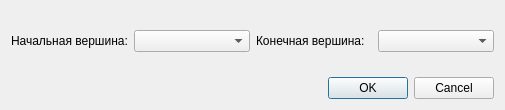
<?xml version="1.0" encoding="UTF-8"?>
<ui version="4.0">
 <class>delete_edge</class>
 <widget class="QDialog" name="delete_edge">
  <property name="geometry">
   <rect>
    <x>0</x>
    <y>0</y>
    <width>505</width>
    <height>110</height>
   </rect>
  </property>
  <property name="windowTitle">
   <string>Разъединить вершины</string>
  </property>
  <layout class="QVBoxLayout" name="verticalLayout">
   <item>
    <spacer name="verticalSpacer">
     <property name="orientation">
      <enum>Qt::Vertical</enum>
     </property>
     <property name="sizeHint" stdset="0">
      <size>
       <width>20</width>
       <height>40</height>
      </size>
     </property>
    </spacer>
   </item>
   <item>
    <layout class="QHBoxLayout" name="horizontalLayout">
     <item>
      <widget class="QLabel" name="label">
       <property name="text">
        <string>Начальная вершина:</string>
       </property>
      </widget>
     </item>
     <item>
      <widget class="QComboBox" name="comboBox"/>
     </item>
     <item>
      <widget class="QLabel" name="label_2">
       <property name="text">
        <string>Конечная вершина:</string>
       </property>
      </widget>
     </item>
     <item>
      <widget class="QComboBox" name="comboBox_2"/>
     </item>
    </layout>
   </item>
   <item>
    <spacer name="verticalSpacer_2">
     <property name="orientation">
      <enum>Qt::Vertical</enum>
     </property>
     <property name="sizeHint" stdset="0">
      <size>
       <width>20</width>
       <height>40</height>
      </size>
     </property>
    </spacer>
   </item>
   <item>
    <widget class="QDialogButtonBox" name="buttonBox">
     <property name="orientation">
      <enum>Qt::Horizontal</enum>
     </property>
     <property name="standardButtons">
      <set>QDialogButtonBox::Cancel|QDialogButtonBox::Ok</set>
     </property>
    </widget>
   </item>
  </layout>
 </widget>
 <resources/>
 <connections>
  <connection>
   <sender>buttonBox</sender>
   <signal>accepted()</signal>
   <receiver>delete_edge</receiver>
   <slot>accept()</slot>
   <hints>
    <hint type="sourcelabel">
     <x>248</x>
     <y>254</y>
    </hint>
    <hint type="destinationlabel">
     <x>157</x>
     <y>274</y>
    </hint>
   </hints>
  </connection>
  <connection>
   <sender>buttonBox</sender>
   <signal>rejected()</signal>
   <receiver>delete_edge</receiver>
   <slot>reject()</slot>
   <hints>
    <hint type="sourcelabel">
     <x>316</x>
     <y>260</y>
    </hint>
    <hint type="destinationlabel">
     <x>286</x>
     <y>274</y>
    </hint>
   </hints>
  </connection>
 </connections>
</ui>
